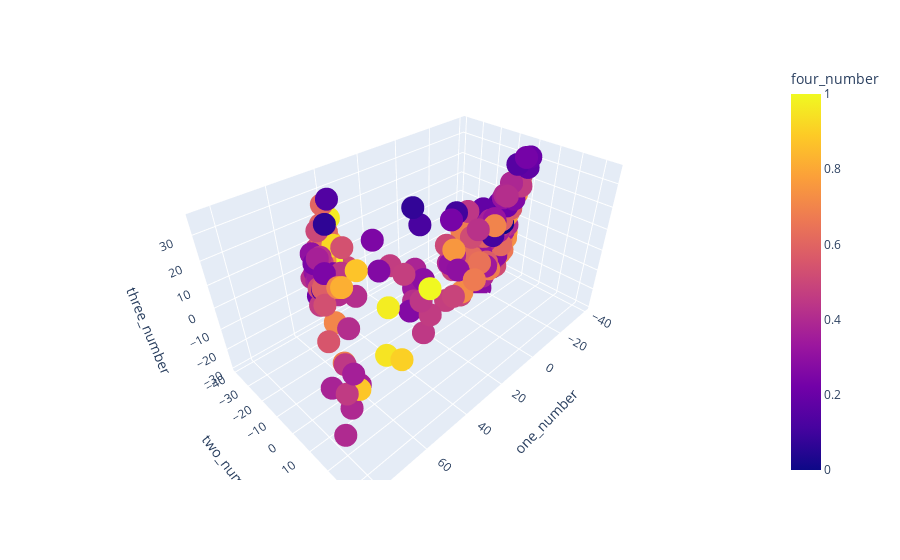

The code cell stored with this chart in its notebook:
### Code cell
filtered = hof[hof['MP'] > 35]
px.scatter_3d(data_frame=filtered,x='one_number',y='two_number',z='three_number',hover_data=['Player','Year'],color='four_number')

### Figure 1 — Plotly figure (JSON) as saved in the notebook; plotly's stock layout.template omitted (floating-point values rounded to 4 significant figures; data arrays with more than 128 entries replaced by an {"elided": "..."} marker saying what was removed)
{"data": [{"customdata": {"elided": "418x2 mixed values"}, "hovertemplate": "one_number=%{x}<br>two_number=%{y}<br>three_number=%{z}<br>Player=%{customdata[0]}<br>Year=%{customdata[1]}<br>four_number=%{marker.color}<extra></extra>", "legendgroup": "", "marker": {"color": {"elided": "418 float values"}, "coloraxis": "coloraxis", "symbol": "circle"}, "mode": "markers", "name": "", "scene": "scene", "showlegend": false, "x": {"elided": "418 float values"}, "y": {"elided": "418 float values"}, "z": {"elided": "418 float values"}, "type": "scatter3d"}], "layout": {"scene": {"domain": {"x": [0.0, 1.0], "y": [0.0, 1.0]}, "xaxis": {"title": {"text": "one_number"}}, "yaxis": {"title": {"text": "two_number"}}, "zaxis": {"title": {"text": "three_number"}}}, "coloraxis": {"colorbar": {"title": {"text": "four_number"}}, "colorscale": [[0.0, "#0d0887"], [0.1111, "#46039f"], [0.2222, "#7201a8"], [0.3333, "#9c179e"], [0.4444, "#bd3786"], [0.5556, "#d8576b"], [0.6667, "#ed7953"], [0.7778, "#fb9f3a"], [0.8889, "#fdca26"], [1.0, "#f0f921"]]}, "legend": {"tracegroupgap": 0}, "margin": {"t": 60}}}
